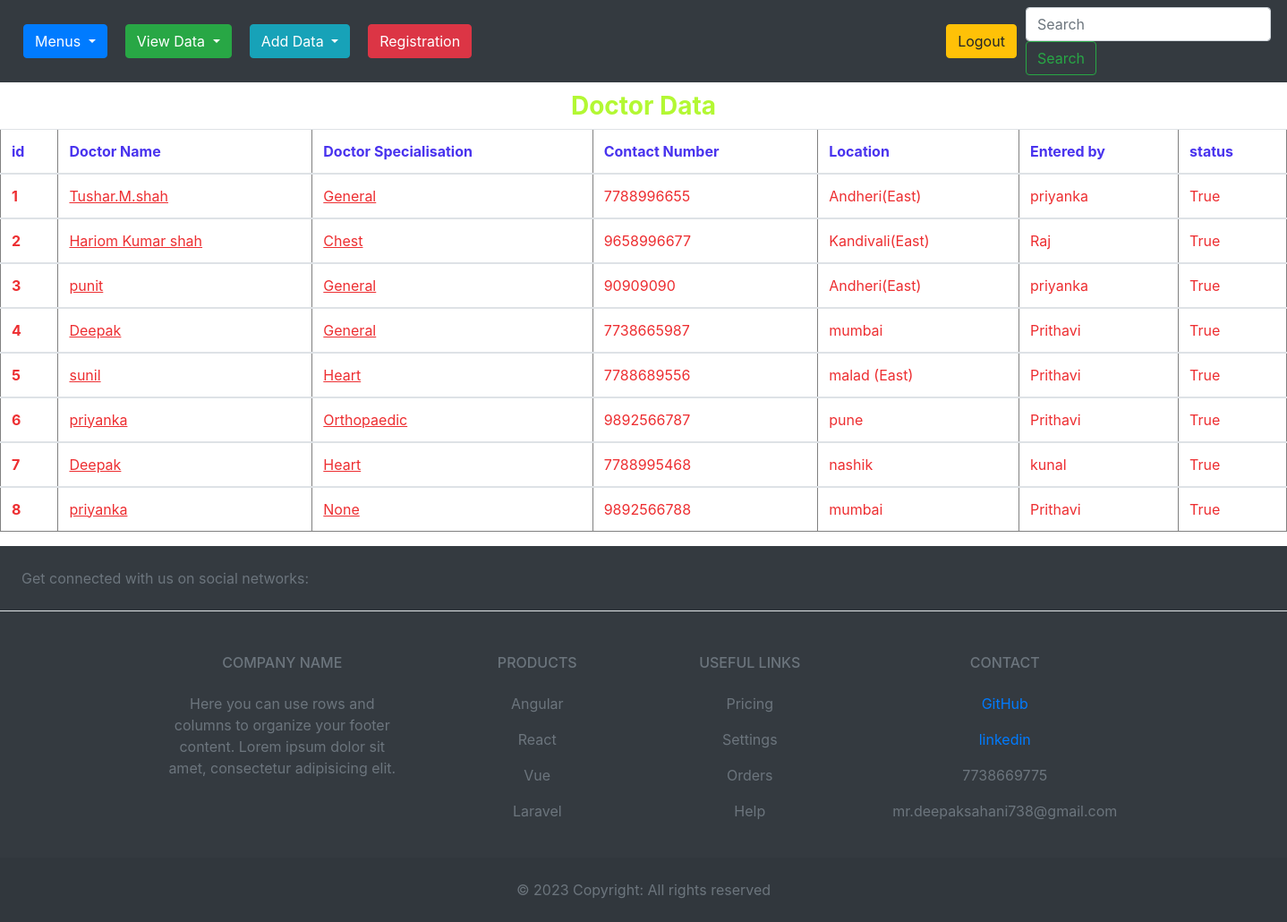
The page /doctor_data/ (signed in) on the database its author committed.
### products/models.py (models this page shows, shortened)
class doctors(models.Model):
    doctor_name=models.CharField(max_length=100)
    doctor_specialisation=models.CharField(max_length=120,blank=True,null=True,choices=choice)
    contact_number=models.IntegerField()
    location=models.CharField(max_length=30)
    Entered_by=models.ForeignKey(employee,on_delete=models.CASCADE)

class employee(models.Model):
    user=models.ForeignKey(User,on_delete=models.CASCADE)
    first_name=models.CharField(max_length=100)
    last_name=models.CharField(max_length=100)
    email=models.EmailField()
    password=models.CharField(max_length=20)
    date_of_joining=models.DateField(null=True)
    status=models.BooleanField()
    def __str__(self):
        return self.first_name

### products/views.py (the view)
# urls.py: path('doctor_data/',views.doctors_data,name='doctor_data'),
@login_required(login_url='login')
def doctors_data(request):
    res=doctors.objects.all()
    return render(request,'myapp/doctors_data.html',{"result":res})

### products/templates/myapp/doctors_data.html
{% extends 'myapp/base.html' %}
{% block body %}
<h3 style="text-align:center;color:rgb(179, 248, 51); margin-top:10px; width:100%;"><b><marquee direction="left"  behavior="alternate" scrollamount="20" bgcolor="tomato">Doctor Data</marquee></b></h3>
<table class="table" border="1">
    <thead style="color:rgb(73, 51, 238);">
    <tr>
        <th scope="col">id</th>
        <th scope="col">Doctor Name</th>
        <th scope="col">Doctor Specialisation</th>
        <th scope="col">Contact Number</th>
        <th scope="col">Location</th>
        <th scope="col">Entered by</th>
        <th scope="col">status</th>
      </tr>
    </thead>
    {% for post in result %}
    <tbody>
      <tr style="color:rgb(237, 46, 49)">
        <th>{{post.id}}</th>
        <td><u>{{post.doctor_name}}</u></td>
        <td><u>{{post.doctor_specialisation}}</u></td>
        <td>{{post.contact_number}}</td>
        <td>{{post.location}}</td>
        <td>{{post.Entered_by}}</td>
        <td>{{post.Entered_by.status}}</td>
      </tr>
    </tbody>
    {% endfor%}
  </table>
{% endblock %}

### products/templates/myapp/base.html (shortened to what this page needs)
{% load static %}
<!doctype html>
<html lang="en">
<head>
  <link rel="stylesheet" href="https://cdn.jsdelivr.net/npm/bootstrap@4.3.1/dist/css/bootstrap.min.css"
>
  <link rel="stylesheet" href="{% static 'css/style.css'%}">
</head>
<body>
  <nav class="navbar navbar-expand-lg navbar-dark bg-dark">
    <ul class="navbar-nav mr-auto">
      <div class="dropdown" style="margin:10px;">
        <button class="btn btn-primary dropdown-toggle" type="button" id="dropdownMenuButton" data-toggle="dropdown"
          aria-haspopup="true" aria-expanded="false">
          Menus
        </button>
      </div>
      <div class="dropdown" style="margin:10px;">
        <button class="btn btn-success dropdown-toggle" type="button" id="dropdownMenuButton" data-toggle="dropdown"
          aria-haspopup="true" aria-expanded="false">
          View Data
        </button>
      </div>
      <div class="dropdown" style="margin:10px;">
        <button class="btn btn-info dropdown-toggle" type="button" id="dropdownMenuButton" data-toggle="dropdown"
          aria-haspopup="true" aria-expanded="false">
          Add Data
        </button>
      </div>
      <li class="nav-item" style="margin:10px;">
        <a href="{% url 'register' %}" class="btn btn-danger">Registration</a>
      </li>
      <div class="data" style="margin:10px; margin-left:520px;">
        {% if user.is_authenticated %}
        <a class="btn btn-warning" href="{% url 'logout' %}">Logout</a>
        {% else %}
        <a class="btn btn-success" href="{% url 'login' %}">Login</a>
        {% endif %}
      </div>
    </ul>
    <form class="form-inline my-2 my-lg-0">
      <input class="form-control mr-sm-2" type="search" placeholder="Search" aria-label="Search">
      <button class="btn btn-outline-success my-2 my-sm-0" type="submit">Search</button>
    </form>
  </nav>
  {% block body %}
  {% endblock %}
  <footer class="text-center text-lg-start bg-dark text-muted">
    <section class="d-flex justify-content-center justify-content-lg-between p-4 border-bottom">
      <div class="me-5 d-none d-lg-block">
        <span>Get connected with us on social networks:</span>
      </div>
    </section>
    <section class="">
      <div class="container text-center text-md-start mt-5">
        <div class="row mt-3">
          <div class="col-md-3 col-lg-4 col-xl-3 mx-auto mb-4">
            <h6 class="text-uppercase fw-bold mb-4">
              Company name
            </h6>
            <p>
              Here you can use rows and columns to organize your footer content. Lorem ipsum
              dolor sit amet, consectetur adipisicing elit.
            </p>
          </div>
          <div class="col-md-2 col-lg-2 col-xl-2 mx-auto mb-4">
            <h6 class="text-uppercase fw-bold mb-4">
              Products
            </h6>
            <p>
              <a href="#!" class="text-reset">Angular</a>
            </p>
            <p>
              <a href="#!" class="text-reset">React</a>
            </p>
            <p>
              <a href="#!" class="text-reset">Vue</a>
            </p>
            <p>
              <a href="#!" class="text-reset">Laravel</a>
            </p>
          </div>
          <div class="col-md-3 col-lg-2 col-xl-2 mx-auto mb-4">
            <h6 class="text-uppercase fw-bold mb-4">
              Useful links
            </h6>
            <p>
              <a href="#!" class="text-reset">Pricing</a>
            </p>
            <p>
              <a href="#!" class="text-reset">Settings</a>
            </p>
            <p>
              <a href="#!" class="text-reset">Orders</a>
            </p>
            <p>
              <a href="#!" class="text-reset">Help</a>
            </p>
          </div>
          <div class="col-md-4 col-lg-3 col-xl-3 mx-auto mb-md-0 mb-4">
            <h6 class="text-uppercase fw-bold mb-4">Contact</h6>
            <p><a href="https://github.com/Deepaksahani7738">GitHub</a></p>
            <p>
              <a href="https://www.linkedin.com/in/deepak-sahani-3b7936257/">linkedin</a>
            </p>
            <p>7738669775</p>
            <p>mr.deepaksahani738@gmail.com</p>
          </div>
        </div>
      </div>
    </section>
    <div class="text-center p-4" style="background-color: rgba(0, 0, 0, 0.05);">
      © 2023 Copyright:
      <a class="text-reset fw-bold" href="https://mdbootstrap.com/">All rights reserved</a>
    </div>
  </footer>
</body>
</html>

### rows shown on the page
doctors: id "1", doctor_name "Tushar.M.shah", doctor_specialisation "General", contact_number "7788996655", location "Andheri(East)", Entered_by "priyanka", Entered_by.status "True"
doctors: id "2", doctor_name "Hariom Kumar shah", doctor_specialisation "Chest", contact_number "9658996677", location "Kandivali(East)", Entered_by "Raj", Entered_by.status "True"
doctors: id "3", doctor_name "punit", doctor_specialisation "General", contact_number "90909090", location "Andheri(East)", Entered_by "priyanka", Entered_by.status "True"
doctors: id "4", doctor_name "Deepak", doctor_specialisation "General", contact_number "7738665987", location "mumbai", Entered_by "Prithavi", Entered_by.status "True"
doctors: id "5", doctor_name "sunil", doctor_specialisation "Heart", contact_number "7788689556", location "malad (East)", Entered_by "Prithavi", Entered_by.status "True"
doctors: id "6", doctor_name "priyanka", doctor_specialisation "Orthopaedic", contact_number "9892566787", location "pune", Entered_by "Prithavi", Entered_by.status "True"
doctors: id "7", doctor_name "Deepak", doctor_specialisation "Heart", contact_number "7788995468", location "nashik", Entered_by "kunal", Entered_by.status "True"
doctors: id "8", doctor_name "priyanka", doctor_specialisation "None", contact_number "9892566788", location "mumbai", Entered_by "Prithavi", Entered_by.status "True"
